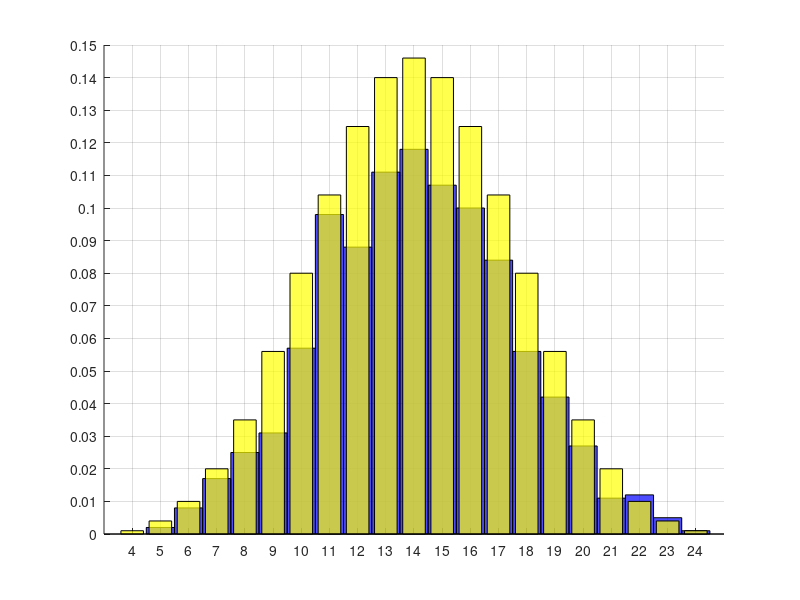

Reproduce this figure in MATLAB.
clf; grid on; hold on;
% (i)
N=1000;
zaruri=randi(6,4,N);

sum_zar=sum(zaruri); % suma pe coloana sum(zaruri,1)
% sum(zaruri,2) suma pe linii
% relativ: A/N

h=hist(sum_zar,4:24);
A=[4:24;h]' % legea normala, gauss

% (ii)
xticks(4:24);
xlim([3 25]);
yticks([0:0.01:0.15]); % 0.14
ylim([0 0.15]);
bar(4:24,h/N,'hist','FaceColor','b');

pos=[4:24];
frecv_max=max(h);
suma_max=pos(h==frecv_max) % vector conditie

% (iii)
s_teo=[];
for i1=1:6
  for i2=1:6
    for i3=1:6
      for i4=1:6
        s=i1+i2+i3+i4;
        s_teo=[s_teo s];
      endfor
    endfor
  endfor
endfor

h_teo=hist(s_teo,[4:24]);
bar(4:24,h_teo/N,'FaceColor','y');
set(findobj('type','patch'),'facealpha',0.7);

pos_teo=[4:24];
frecv_max_teo=max(h_teo);
suma_max_teo=pos_teo(h_teo==frecv_max_teo)

% (iv)
% A: sum_zar <= 20
% B: sum_zar >= 10
p_cond_sum = sum((sum_zar >= 10) & (sum_zar <= 20))/sum(sum_zar <= 20) % && lazy, & eager
p_cond_sum_teo = sum((s_teo >= 10) & (s_teo <= 20))/sum(s_teo <= 20)

